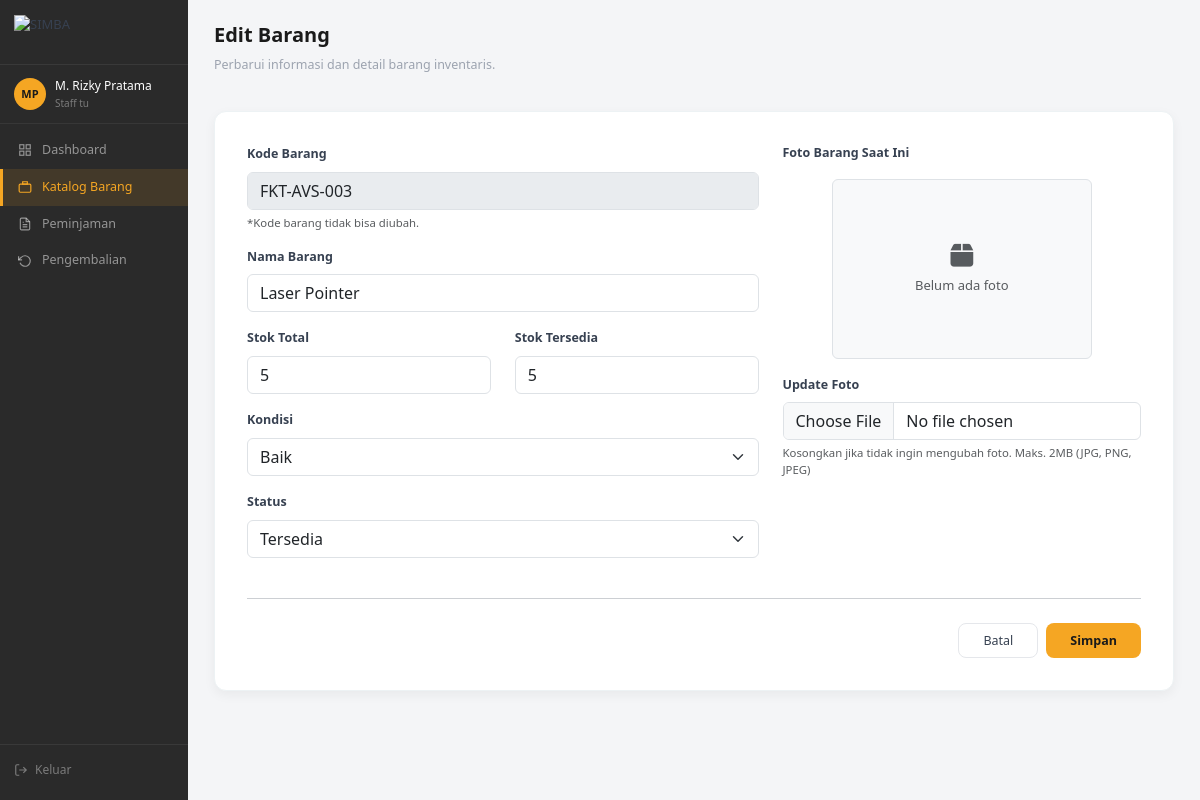
The page /pages/barang/edit.php?id=12 (signed in) on the database its author committed.
### tables this page shows
CREATE TABLE IF NOT EXISTS `barang` (
  `id` int NOT NULL AUTO_INCREMENT,
  `kategori_id` int NOT NULL,
  `kode_barang` varchar(30) NOT NULL,
  `nama` varchar(150) NOT NULL,
  `stok_total` int NOT NULL,
  `stok_tersedia` int NOT NULL,
  `kondisi` enum('baik','rusak_ringan','rusak_berat') DEFAULT 'baik',
  `status` enum('tersedia','dipinjam','dalam_perbaikan') DEFAULT 'tersedia',
  `foto` varchar(255) DEFAULT NULL,
  `dibuat_pada` timestamp NOT NULL DEFAULT CURRENT_TIMESTAMP,
  PRIMARY KEY (`id`),
  UNIQUE KEY `kode_barang` (`kode_barang`),
  KEY `kategori_id` (`kategori_id`),
  CONSTRAINT `barang_ibfk_1` FOREIGN KEY (`kategori_id`) REFERENCES `kategori` (`id`)
);

### pages/barang/edit.php (the view, shortened to what this page needs)
<?php
    require_once __DIR__ . '/../../config/koneksi.php';
    $id = isset($_GET['id']) ? (int)$_GET['id'] : 0;
    try {
        $stmt = $conn->prepare("SELECT * FROM barang WHERE id = ?");
        $stmt->bind_param("i", $id);
        $stmt->execute();
        $barang = $stmt->get_result()->fetch_assoc();
    } catch (\Exception $e) {
        die("Terjadi kesalahan database: " . $e->getMessage());
    }
    $basePath    = '../../';
    require_once $basePath . 'includes/header.php';
    require_once $basePath . 'includes/sidebar.php';
?>
<main class="main-content">
    <div class="page-header">
        <div>
            <h2>Edit Barang</h2>
            <p>Perbarui informasi dan detail barang inventaris.</p>
        </div>
    </div>
<div class="edit-card">
    <form action="proses_edit.php" method="POST" enctype="multipart/form-data">
        <div class="row g-4">
            <div class="col-md-7">
                <div class="mb-3">
                    <label class="form-label fw-bold">Kode Barang</label>
                    <input type="text" class="form-control" name="kode_barang" value="<?php echo htmlspecialchars($barang['kode_barang']); ?>" readonly style="background-color: #e9ecef;">
                    <div class="form-text text-muted">*Kode barang tidak bisa diubah.</div>
                </div>
                <div class="mb-3">
                    <label class="form-label fw-bold">Nama Barang</label>
                    <input type="text" class="form-control" name="nama" value="<?php echo htmlspecialchars($barang['nama']); ?>" required placeholder="Masukkan nama barang">
                </div>
                <div class="row mb-3">
                    <div class="col-md-6">
                        <label class="form-label fw-bold">Stok Total</label>
                        <input type="number" class="form-control" name="stok_total" value="<?php echo htmlspecialchars($barang['stok_total']); ?>" min="0" required>
                    </div>
                    <div class="col-md-6">
                        <label class="form-label fw-bold">Stok Tersedia</label>
                        <input type="number" class="form-control" name="stok_tersedia" value="<?php echo htmlspecialchars($barang['stok_tersedia']); ?>" min="0" required>
                    </div>
                </div>
                <div class="mb-3">
                    <label class="form-label fw-bold">Kondisi</label>
                    <select class="form-select" name="kondisi" required>
                        <option value="baik" <?php echo $barang['kondisi'] === 'baik' ? 'selected' : ''; ?>>Baik</option>
                    </select>
                </div>
                <div class="mb-3">
                    <label class="form-label fw-bold">Status</label>
                    <select class="form-select" name="status" required>
                        <option value="tersedia" <?php echo $barang['status'] === 'tersedia' ? 'selected' : ''; ?>>Tersedia</option>
                    </select>
                </div>
            </div>
            <div class="col-md-5 text-center">
                <label class="form-label fw-bold d-block text-start mb-3">Foto Barang Saat Ini</label>
                <?php if (!empty($barang['foto']) && file_exists("../../assets/uploads/barang/" . $barang['foto'])): ?>
                    <img src="../../assets/uploads/barang/<?php echo $barang['foto']; ?>" class="current-image shadow-sm d-block mx-auto" alt="Foto Saat Ini">
                <?php else: ?>
                    <div class="d-flex flex-column align-items-center justify-content-center bg-light text-muted border rounded mx-auto mb-3" style="height: 180px; max-width: 260px;">
                        <i class="fa-solid fa-box fa-2x mb-2"></i>
                        <span>Belum ada foto</span>
                    </div>
                <?php endif; ?>
                <div class="mb-3 text-start">
                    <label class="form-label fw-bold">Update Foto</label>
                    <input type="file" class="form-control" name="foto" accept="image/*">
                    <div class="form-text text-muted">Kosongkan jika tidak ingin mengubah foto. Maks. 2MB (JPG, PNG, JPEG)</div>
                </div>
            </div>
        </div>
        <hr class="my-4">
        <div class="d-flex justify-content-end gap-2">
            <a href="index.php" class="btn btn-outline px-4">Batal</a>
            <button type="submit" class="btn btn-primary px-4">Simpan</button>
        </div>
    </form>
</div>
<?php
    require_once $basePath . 'includes/footer.php';
?>

### assets/css/style.css (style rules this page uses)
*, *::before, *::after { box-sizing: border-box; margin: 0; padding: 0; }
:root { --amber: #F5A623; --amber-dark: #e09620; --amber-light: rgba(245,166,35,0.12); --bg: #f4f5f7; --white: #ffffff; --border: #e5e7eb; --border-light: #f3f4f6; --text-main: #1a1a1a; --text-body: #374151; --text-muted: #9ca3af; --text-sub: #6b7280; --sidebar-bg: #2a2a2a; --radius-sm: 6px; --radius-md: 8px; --radius-lg: 12px; --shadow-sm: 0 1px 3px rgba(0,0,0,0.06); --shadow-md: 0 4px 12px rgba(0,0,0,0.08); }
body { font-family: 'Segoe UI', -apple-system, BlinkMacSystemFont, sans-serif; font-size: 13px; line-height: 1.5; background: var(--bg); color: var(--text-body); min-height: 100vh; -webkit-font-smoothing: antialiased; }
a { text-decoration: none; color: inherit; }
.main-content { flex: 1; padding: 22px 26px; overflow-y: auto; min-width: 0; }
.page-header { display: flex; justify-content: space-between; align-items: flex-start; margin-bottom: 20px; gap: 12px; flex-wrap: wrap; }
.page-header h2 { font-size: 20px; font-weight: 700; color: var(--text-main); line-height: 1.3; }
.page-header p { font-size: 12.5px; color: var(--text-muted); margin-top: 3px; }
.btn { display: inline-flex; align-items: center; gap: 5px; padding: 8px 16px; border-radius: var(--radius-md); font-size: 12.5px; font-weight: 500; cursor: pointer; border: none; text-decoration: none; transition: background 0.15s, opacity 0.15s; white-space: nowrap; line-height: 1.4; }
.btn-primary { background: var(--amber); color: #1a1a1a; font-weight: 600; }
.btn-outline { background: #fff; border: 1px solid var(--border); color: var(--text-body); }
.form-label { font-size: 12.5px; font-weight: 500; color: var(--text-body); }
.text-center { text-align: center; }
.text-muted { color: var(--text-muted); }

### pages/barang/edit.php (style rules this page uses)
.edit-card { background: #fff; border-radius: 12px; padding: 2rem; box-shadow: 0 4px 12px rgba(0,0,0,0.05); border: 1px solid #edf2f4; }

### rows shown on the page
barang: kode_barang "FKT-AVS-003", nama "Laser Pointer", stok_total "5", stok_tersedia "5", kondisi "Baik", status "Tersedia"

### other values the page prints
$inisial "MP"
$nama "M. Rizky Pratama"
str_replace('_', ' ', $peran) "Staff tu"
